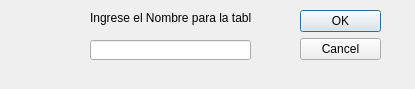
<?xml version="1.0" encoding="UTF-8"?>
<ui version="4.0">
 <class>TableName</class>
 <widget class="QDialog" name="TableName">
  <property name="geometry">
   <rect>
    <x>0</x>
    <y>0</y>
    <width>415</width>
    <height>89</height>
   </rect>
  </property>
  <property name="windowTitle">
   <string>Dialog</string>
  </property>
  <widget class="QDialogButtonBox" name="buttonBox">
   <property name="geometry">
    <rect>
     <x>300</x>
     <y>10</y>
     <width>81</width>
     <height>231</height>
    </rect>
   </property>
   <property name="orientation">
    <enum>Qt::Vertical</enum>
   </property>
   <property name="standardButtons">
    <set>QDialogButtonBox::Cancel|QDialogButtonBox::Ok</set>
   </property>
  </widget>
  <widget class="QLabel" name="label">
   <property name="geometry">
    <rect>
     <x>90</x>
     <y>10</y>
     <width>161</width>
     <height>16</height>
    </rect>
   </property>
   <property name="text">
    <string>Ingrese el Nombre para la tabla:</string>
   </property>
  </widget>
  <widget class="QLineEdit" name="lineEdit">
   <property name="geometry">
    <rect>
     <x>90</x>
     <y>40</y>
     <width>161</width>
     <height>20</height>
    </rect>
   </property>
  </widget>
 </widget>
 <resources/>
 <connections>
  <connection>
   <sender>buttonBox</sender>
   <signal>accepted()</signal>
   <receiver>TableName</receiver>
   <slot>accept()</slot>
   <hints>
    <hint type="sourcelabel">
     <x>248</x>
     <y>254</y>
    </hint>
    <hint type="destinationlabel">
     <x>157</x>
     <y>274</y>
    </hint>
   </hints>
  </connection>
  <connection>
   <sender>buttonBox</sender>
   <signal>rejected()</signal>
   <receiver>TableName</receiver>
   <slot>reject()</slot>
   <hints>
    <hint type="sourcelabel">
     <x>316</x>
     <y>260</y>
    </hint>
    <hint type="destinationlabel">
     <x>286</x>
     <y>274</y>
    </hint>
   </hints>
  </connection>
 </connections>
</ui>
